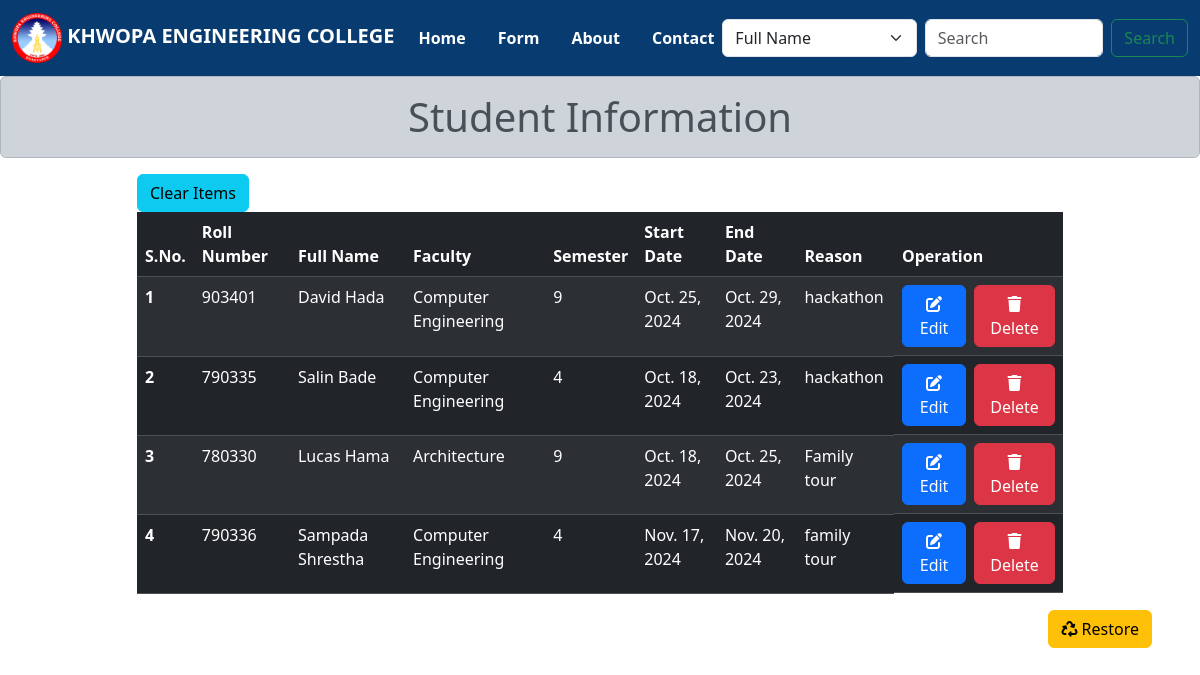
The page / on the database its author committed.
### crudApp1/models.py (models this page shows)
class StudentLeave(models.Model):
    roll_number = models.CharField(max_length=6, unique=True)
    full_name = models.CharField(max_length=100)
    faculty = models.CharField(max_length=100)
    semester = models.PositiveIntegerField()
    start_date = models.DateField()
    end_date = models.DateField()
    leave_type = models.CharField(max_length=50)
    reason = models.TextField()
    document = models.FileField(upload_to='documents/', null=True)
    guardian_contact = models.CharField(max_length=15)
    student_contact = models.CharField(max_length=15)
    is_delete=models.BooleanField(default=False)
    deleted_time= models.DateTimeField(null=True)
    student_email = models.EmailField(max_length=100)

### crudApp1/views.py (the view)
# urls.py: path("", home, name="home"),
def home(request):
    searched = request.GET.get('searched')
    category = request.GET.get('category')
    if searched:
        if category == 'full_name':
            student_leaves = StudentLeave.objects.filter(full_name__icontains=searched)
        elif category == 'faculty':
            student_leaves = StudentLeave.objects.filter(faculty__icontains=searched)
        elif category == 'semester':
            student_leaves = StudentLeave.objects.filter(semester__iexact=searched)
        elif category == 'leave_type':
            student_leaves = StudentLeave.objects.filter(leave_type__icontains=searched)
        elif category == 'reason':
            student_leaves = StudentLeave.objects.filter(reason__icontains=searched)
        elif category == 'roll_number':
            student_leaves = StudentLeave.objects.filter(roll_number__iexact=searched)
        else:
            student_leaves = StudentLeave.objects.filter(
                Q(full_name__icontains=searched) |
                Q(faculty__icontains=searched) |
                Q(semester__iexact=searched) |
                Q(leave_type__icontains=searched) |
                Q(reason__icontains=searched) |
                Q(roll_number__iexact=searched)
            )
    else:
        student_leaves = StudentLeave.objects.filter(is_delete=False)
    return render(request, 'crudApp1/home.html', {'student_leaves': student_leaves})

### crudApp1/templates/crudApp1/home.html (shortened to what this page needs)
{% extends "base.html" %}
{% block content %}
<h1 class="text-center alert alert-dark">Student Information</h1>
<div class="container">
  <div class="row">
    <div class="col-10 mx-auto">
      <table class="table table-dark table-striped">
        <thead>
          <a href="{% url 'clear_items' %}"><button class="btn btn-info">Clear Items</button></a>
          <tr>
            <th scope="col">S.No.</th>
            <th scope="col">Roll Number</th>
            <th scope="col">Full Name</th>
            <th scope="col">Faculty</th>
            <th scope="col">Semester</th>
            <th scope="col">Start Date</th>
            <th scope="col">End Date</th>
            <th scope="col">Reason</th>
            <th scope="col">Operation</th>
          </tr>
        </thead>
        <tbody>
          {% for leave in student_leaves %}
          <tr>
            <th scope="row">{{ forloop.counter }}</th>
            <td>{{ leave.roll_number }}</td>
            <td>{{ leave.full_name }}</td>
            <td>{{ leave.faculty }}</td>
            <td>{{ leave.semester }}</td>
            <td>{{ leave.start_date }}</td>
            <td>{{ leave.end_date }}</td>
            <td title="{{ leave.reason }}">{{ leave.reason|truncatewords:5 }}</td>
            <td class="d-flex justify-content-center align-items-center" style="height: 100%;">
              <a href="{% url 'edit' leave.id %}">
                <button class="btn btn-primary me-2">
                    <i class="fa-solid fa-pen-to-square"></i> Edit
                </button>
              </a>
              <a href="{% url 'delete_data' leave.id %}">
                <button class="btn btn-danger">
                  <i class="fa-solid fa-trash"></i> Delete
                </button>
              </a>
            </td>
          </tr>
          {% empty %}
          <tr>
            <td colspan="9" class="text-center">No leave records found</td>
          </tr>
          {% endfor %}
        </tbody>
      </table>
    </div>
  </div>
</div>
<div class="d-flex justify-content-end">
  <a href="{% url 'recycle' %}" class="mx-5 px-10">
    <button class="btn btn-warning">
      <i class="fa-solid fa-recycle"></i> Restore
    </button>
  </a>
</div>
{% endblock content %}

### crudApp1/templates/base.html (shortened to what this page needs)
<!DOCTYPE html>
{% load static %}
<html lang="en">
<head>
    <link href="https://cdn.jsdelivr.net/npm/bootstrap@5.3.3/dist/css/bootstrap.min.css" rel="stylesheet">
    <link rel="stylesheet" href="https://cdnjs.cloudflare.com/ajax/libs/font-awesome/6.6.0/css/all.min.css" />
</head>
<body>
  <nav class="navbar navbar-expand-lg">
      <div class="container-fluid">
          <a class="navbar-brand fw-bold" href="#">
              <img src="{% static 'images/logo.png' %}" alt="Logo" width="50" height="50" class="d-inline-block align-text-centered">
              KHWOPA ENGINEERING COLLEGE
          </a>
          <div class="collapse navbar-collapse" id="navbarSupportedContent">
              <ul class="navbar-nav fw-bold mx-auto gap-3 mb-2 mb-lg-0">
                  <li class="nav-item">
                      <a class="nav-link {% if request.path == '' %}active{% endif %}" aria-current="page" href="{% url 'home' %}">Home</a>
                  </li>
                  <li class="nav-item">
                      <a class="nav-link {% if request.path == '/form/' %}active{% endif %}" href="{% url 'form' %}">Form</a>
                  </li>
                  <li class="nav-item">
                      <a class="nav-link {% if request.path == '/about/' %}active{% endif %}" href="{% url 'about' %}">About</a>
                  </li>
                  <li class="nav-item">
                      <a class="nav-link {% if request.path == '/contact/' %}active{% endif %}" href="{% url 'contact' %}">Contact</a>
                  </li>
              </ul>
              <form method="get" class="d-flex" role="search" action="{% url 'home' %}">
                <select name="category" class="form-select me-2">
                    <option value="full_name">Full Name</option>
                </select>
                <input class="form-control me-2" name="searched" type="search" placeholder="Search" aria-label="Search">
                <button class="btn btn-outline-success" type="submit">Search</button>
            </form>
          </div>
      </div>
  </nav>
  {% block content %}
  {% endblock content %}
</body>
</html>

### crudApp1/templates/base.html (style rules this page uses)
.navbar { background-color: #083c70; }
.navbar-brand, .nav-link { color: white !important; }

### rows shown on the page
StudentLeave: roll_number "903401", full_name "David Hada", faculty "Computer Engineering", semester "9", start_date "Oct. 25, 2024", end_date "Oct. 29, 2024", reason "hackathon"
StudentLeave: roll_number "790335", full_name "Salin Bade", faculty "Computer Engineering", semester "4", start_date "Oct. 18, 2024", end_date "Oct. 23, 2024", reason "hackathon"
StudentLeave: roll_number "780330", full_name "Lucas Hama", faculty "Architecture", semester "9", start_date "Oct. 18, 2024", end_date "Oct. 25, 2024", reason "Family tour"
StudentLeave: roll_number "790336", full_name "Sampada Shrestha", faculty "Computer Engineering", semester "4", start_date "Nov. 17, 2024", end_date "Nov. 20, 2024", reason "family tour"
